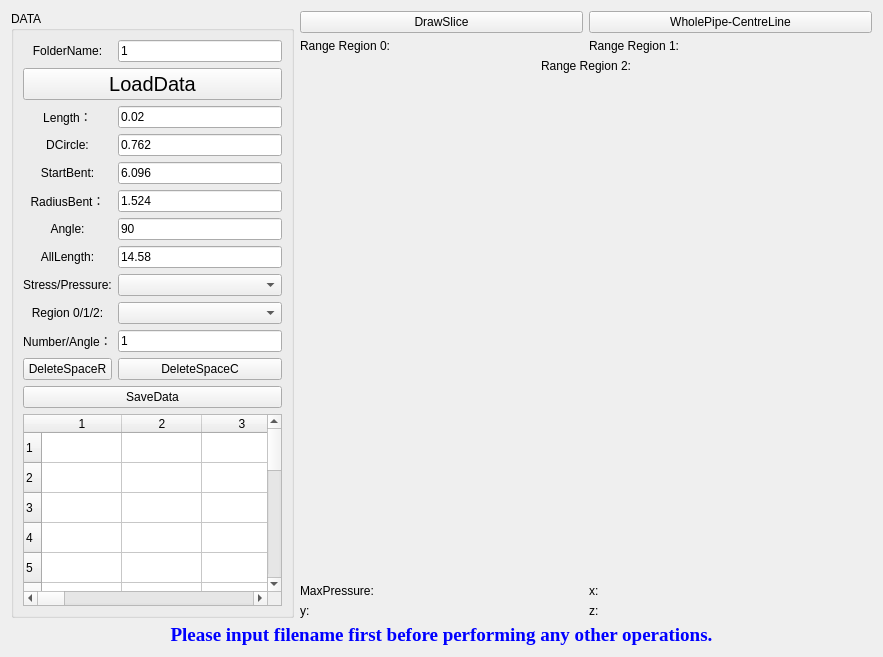
      <widget class="QWidget" name="wellTrack">
       <property name="minimumSize">
        <size>
         <width>883</width>
         <height>0</height>
        </size>
       </property>
       <attribute name="title">
        <string>ReadData</string>
       </attribute>
       <layout class="QGridLayout" name="gridLayout">
        <item row="1" column="2">
         <widget class="QLabel" name="label_36">
          <property name="sizePolicy">
           <sizepolicy hsizetype="Preferred" vsizetype="Fixed">
            <horstretch>0</horstretch>
            <verstretch>0</verstretch>
           </sizepolicy>
          </property>
          <property name="text">
           <string>Range Region 1:</string>
          </property>
         </widget>
        </item>
        <item row="5" column="1" rowspan="2">
         <widget class="QmyFigureCanvas" name="CurveFig" native="true">
          <property name="sizePolicy">
           <sizepolicy hsizetype="Preferred" vsizetype="Preferred">
            <horstretch>0</horstretch>
            <verstretch>1</verstretch>
           </sizepolicy>
          </property>
         </widget>
        </item>
        <item row="0" column="1">
         <widget class="QPushButton" name="DrawSlice">
          <property name="text">
           <string>DrawSlice</string>
          </property>
         </widget>
        </item>
        <item row="8" column="2">
         <widget class="QLabel" name="max_z">
          <property name="text">
           <string>z:</string>
          </property>
         </widget>
        </item>
        <item row="8" column="1">
         <widget class="QLabel" name="max_y">
          <property name="sizePolicy">
           <sizepolicy hsizetype="Preferred" vsizetype="Fixed">
            <horstretch>0</horstretch>
            <verstretch>0</verstretch>
           </sizepolicy>
          </property>
          <property name="text">
           <string>y:</string>
          </property>
         </widget>
        </item>
        <item row="2" column="1" colspan="2">
         <widget class="QLabel" name="label_38">
          <property name="sizePolicy">
           <sizepolicy hsizetype="Preferred" vsizetype="Fixed">
            <horstretch>0</horstretch>
            <verstretch>0</verstretch>
           </sizepolicy>
          </property>
          <property name="text">
           <string>Range Region 2:</string>
          </property>
          <property name="alignment">
           <set>Qt::AlignCenter</set>
          </property>
         </widget>
        </item>
        <item row="9" column="0" colspan="3">
         <widget class="QLabel" name="Results">
          <property name="palette">
           <palette>
            <active>
             <colorrole role="WindowText">
              <brush brushstyle="SolidPattern">
               <color alpha="255">
                <red>0</red>
                <green>0</green>
                <blue>255</blue>
               </color>
              </brush>
             </colorrole>
            </active>
            <inactive>
             <colorrole role="WindowText">
              <brush brushstyle="SolidPattern">
               <color alpha="255">
                <red>0</red>
                <green>0</green>
                <blue>255</blue>
               </color>
              </brush>
             </colorrole>
            </inactive>
            <disabled>
             <colorrole role="WindowText">
              <brush brushstyle="SolidPattern">
               <color alpha="255">
                <red>120</red>
                <green>120</green>
                <blue>120</blue>
               </color>
              </brush>
             </colorrole>
            </disabled>
           </palette>
          </property>
          <property name="font">
           <font>
            <family>Times New Roman</family>
            <pointsize>14</pointsize>
            <weight>75</weight>
            <italic>false</italic>
            <bold>true</bold>
           </font>
          </property>
          <property name="text">
           <string>Please input filename first before performing any other operations.</string>
          </property>
          <property name="alignment">
           <set>Qt::AlignCenter</set>
          </property>
         </widget>
        </item>
        <item row="3" column="1" rowspan="2">
         <widget class="QmyFigureCanvas" name="FeatureFig" native="true">
          <property name="sizePolicy">
           <sizepolicy hsizetype="Preferred" vsizetype="Preferred">
            <horstretch>1</horstretch>
            <verstretch>1</verstretch>
           </sizepolicy>
          </property>
         </widget>
        </item>
        <item row="0" column="2">
         <widget class="QPushButton" name="WholePipe">
          <property name="text">
           <string>WholePipe-CentreLine</string>
          </property>
         </widget>
        </item>
        <item row="3" column="2" rowspan="4">
         <widget class="QmyFigureCanvas" name="OtherFig" native="true">
          <property name="sizePolicy">
           <sizepolicy hsizetype="Preferred" vsizetype="Preferred">
            <horstretch>1</horstretch>
            <verstretch>1</verstretch>
           </sizepolicy>
          </property>
         </widget>
        </item>
        <item row="1" column="1">
         <widget class="QLabel" name="label_37">
          <property name="sizePolicy">
           <sizepolicy hsizetype="Preferred" vsizetype="Fixed">
            <horstretch>0</horstretch>
            <verstretch>0</verstretch>
           </sizepolicy>
          </property>
          <property name="text">
           <string>Range Region 0:</string>
          </property>
         </widget>
        </item>
        <item row="7" column="1">
         <widget class="QLabel" name="max_">
          <property name="sizePolicy">
           <sizepolicy hsizetype="Preferred" vsizetype="Fixed">
            <horstretch>0</horstretch>
            <verstretch>0</verstretch>
           </sizepolicy>
          </property>
          <property name="text">
           <string>MaxPressure:</string>
          </property>
         </widget>
        </item>
        <item row="7" column="2">
         <widget class="QLabel" name="max_x">
          <property name="text">
           <string>x:</string>
          </property>
         </widget>
        </item>
        <item row="0" column="0" rowspan="9">
         <widget class="QGroupBox" name="wellTrackData">
          <property name="sizePolicy">
           <sizepolicy hsizetype="Preferred" vsizetype="Preferred">
            <horstretch>1</horstretch>
            <verstretch>1</verstretch>
           </sizepolicy>
          </property>
          <property name="title">
           <string>DATA</string>
          </property>
          <layout class="QGridLayout" name="gridLayout_7">
           <item row="4" column="0">
            <widget class="QTableWidget" name="InputDataTableView">
             <property name="dragEnabled">
              <bool>false</bool>
             </property>
             <property name="rowCount">
              <number>18</number>
             </property>
             <property name="columnCount">
              <number>25</number>
             </property>
             <attribute name="horizontalHeaderCascadingSectionResizes">
              <bool>false</bool>
             </attribute>
             <attribute name="horizontalHeaderDefaultSectionSize">
              <number>80</number>
             </attribute>
             <row/>
             <row/>
             <row/>
             <row/>
             <row/>
             <row/>
             <row/>
             <row/>
             <row/>
             <row/>
             <row/>
             <row/>
             <row/>
             <row/>
             <row/>
             <row/>
             <row/>
             <row/>
             <column/>
             <column/>
             <column/>
             <column/>
             <column/>
             <column/>
             <column/>
             <column/>
             <column/>
             <column/>
             <column/>
             <column/>
             <column/>
             <column/>
             <column/>
             <column/>
             <column/>
             <column/>
             <column/>
             <column/>
             <column/>
             <column/>
             <column/>
             <column/>
             <column/>
            </widget>
           </item>
           <item row="1" column="0">
            <layout class="QGridLayout" name="gridLayout_16">
             <item row="5" column="0">
              <widget class="QLabel" name="label">
               <property name="sizePolicy">
                <sizepolicy hsizetype="Preferred" vsizetype="Preferred">
                 <horstretch>0</horstretch>
                 <verstretch>0</verstretch>
                </sizepolicy>
               </property>
               <property name="text">
                <string>Length：</string>
               </property>
               <property name="alignment">
                <set>Qt::AlignCenter</set>
               </property>
              </widget>
             </item>
             <item row="10" column="0">
              <widget class="QLabel" name="label_30">
               <property name="text">
                <string>Angle:</string>
               </property>
               <property name="alignment">
                <set>Qt::AlignCenter</set>
               </property>
              </widget>
             </item>
             <item row="13" column="1">
              <widget class="QComboBox" name="Region"/>
             </item>
             <item row="8" column="1">
              <widget class="QLineEdit" name="RadiusBent">
               <property name="inputMask">
                <string/>
               </property>
               <property name="text">
                <string>1.524</string>
               </property>
               <property name="echoMode">
                <enum>QLineEdit::Normal</enum>
               </property>
               <property name="placeholderText">
                <string>1.524 m</string>
               </property>
              </widget>
             </item>
             <item row="15" column="1">
              <widget class="QPushButton" name="btnDelCols">
               <property name="text">
                <string>DeleteSpaceC</string>
               </property>
              </widget>
             </item>
             <item row="14" column="0">
              <widget class="QLabel" name="label_3">
               <property name="text">
                <string>Number/Angle：</string>
               </property>
               <property name="alignment">
                <set>Qt::AlignCenter</set>
               </property>
              </widget>
             </item>
             <item row="6" column="1">
              <widget class="QLineEdit" name="DCircle">
               <property name="text">
                <string>0.762</string>
               </property>
               <property name="placeholderText">
                <string>0.762 m</string>
               </property>
              </widget>
             </item>
             <item row="3" column="0" colspan="2">
              <widget class="QPushButton" name="DataInputBtn">
               <property name="enabled">
                <bool>true</bool>
               </property>
               <property name="sizePolicy">
                <sizepolicy hsizetype="Minimum" vsizetype="Fixed">
                 <horstretch>0</horstretch>
                 <verstretch>0</verstretch>
                </sizepolicy>
               </property>
               <property name="font">
                <font>
                 <pointsize>15</pointsize>
                 <weight>50</weight>
                 <italic>false</italic>
                 <bold>false</bold>
                </font>
               </property>
               <property name="text">
                <string>LoadData</string>
               </property>
              </widget>
             </item>
             <item row="10" column="1">
              <widget class="QLineEdit" name="Angle">
               <property name="inputMask">
                <string/>
               </property>
               <property name="text">
                <string>90</string>
               </property>
               <property name="placeholderText">
                <string>90 degree</string>
               </property>
              </widget>
             </item>
             <item row="15" column="0">
              <widget class="QPushButton" name="btnDelRows">
               <property name="text">
                <string>DeleteSpaceR</string>
               </property>
              </widget>
             </item>
             <item row="7" column="0">
              <widget class="QLabel" name="label_9">
               <property name="text">
                <string>StartBent:</string>
               </property>
               <property name="alignment">
                <set>Qt::AlignCenter</set>
               </property>
              </widget>
             </item>
             <item row="2" column="0">
              <widget class="QLabel" name="label_12">
               <property name="text">
                <string>FolderName:</string>
               </property>
               <property name="alignment">
                <set>Qt::AlignCenter</set>
               </property>
              </widget>
             </item>
             <item row="6" column="0">
              <widget class="QLabel" name="label_31">
               <property name="text">
                <string>DCircle:</string>
               </property>
               <property name="alignment">
                <set>Qt::AlignCenter</set>
               </property>
              </widget>
             </item>
             <item row="2" column="1">
              <widget class="QLineEdit" name="WellName">
               <property name="inputMask">
                <string/>
               </property>
               <property name="text">
                <string>1</string>
               </property>
               <property name="placeholderText">
                <string>example:file1</string>
               </property>
              </widget>
             </item>
             <item row="12" column="1">
              <widget class="QComboBox" name="Style0"/>
             </item>
             <item row="12" column="0">
              <widget class="QLabel" name="label_34">
               <property name="text">
                <string>Stress/Pressure:</string>
               </property>
               <property name="alignment">
                <set>Qt::AlignCenter</set>
               </property>
              </widget>
             </item>
             <item row="17" column="0" colspan="2">
              <widget class="QPushButton" name="btnSaveData">
               <property name="text">
                <string>SaveData</string>
               </property>
              </widget>
             </item>
             <item row="8" column="0">
              <widget class="QLabel" name="label_4">
               <property name="text">
                <string>RadiusBent：</string>
               </property>
               <property name="alignment">
                <set>Qt::AlignCenter</set>
               </property>
              </widget>
             </item>
             <item row="14" column="1">
              <widget class="QLineEdit" name="number">
               <property name="text">
                <string>1</string>
               </property>
               <property name="placeholderText">
                <string>where</string>
               </property>
              </widget>
             </item>
             <item row="13" column="0">
              <widget class="QLabel" name="label_35">
               <property name="text">
                <string>Region 0/1/2:</string>
               </property>
               <property name="alignment">
                <set>Qt::AlignCenter</set>
               </property>
              </widget>
             </item>
             <item row="5" column="1">
              <widget class="QLineEdit" name="length">
               <property name="text">
                <string>0.02</string>
               </property>
               <property name="placeholderText">
                <string>length of unit</string>
               </property>
              </widget>
             </item>
             <item row="7" column="1">
              <widget class="QLineEdit" name="StartBent">
               <property name="text">
                <string>6.096</string>
               </property>
               <property name="placeholderText">
                <string>6.096 m</string>
               </property>
              </widget>
             </item>
             <item row="11" column="1">
              <widget class="QLineEdit" name="AllLength">
               <property name="text">
                <string>14.58</string>
               </property>
              </widget>
             </item>
             <item row="11" column="0">
              <widget class="QLabel" name="label_10">
               <property name="text">
                <string>AllLength:</string>
               </property>
               <property name="alignment">
                <set>Qt::AlignCenter</set>
               </property>
              </widget>
             </item>
            </layout>
           </item>
          </layout>
         </widget>
        </item>
       </layout>
      </widget>
